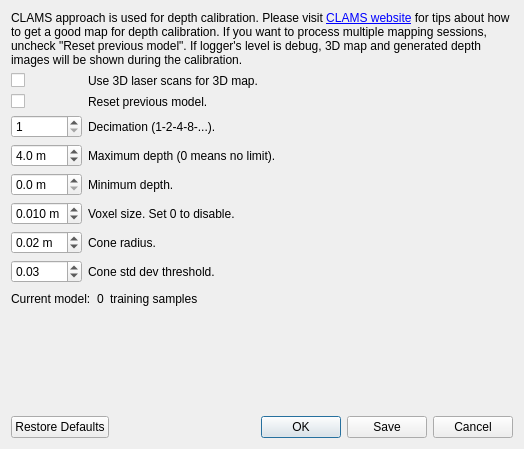
<?xml version="1.0" encoding="UTF-8"?>
<ui version="4.0">
 <class>DepthCalibrationDialog</class>
 <widget class="QDialog" name="DepthCalibrationDialog">
  <property name="geometry">
   <rect>
    <x>0</x>
    <y>0</y>
    <width>524</width>
    <height>449</height>
   </rect>
  </property>
  <property name="windowTitle">
   <string>Depth Calibration</string>
  </property>
  <layout class="QVBoxLayout" name="verticalLayout">
   <item>
    <widget class="QLabel" name="label_111">
     <property name="text">
      <string>&lt;html&gt;&lt;head/&gt;&lt;body&gt;&lt;p&gt;CLAMS approach is used for depth calibration. Please visit &lt;a href=&quot;http://www.alexteichman.com/octo/clams/&quot;&gt;&lt;span style=&quot; text-decoration: underline; color:#0000ff;&quot;&gt;CLAMS website&lt;/span&gt;&lt;/a&gt; for tips about how to get a good map for depth calibration. If you want to process multiple mapping sessions, uncheck &amp;quot;Reset previous model&amp;quot;. If logger's level is debug, 3D map and generated depth images will be shown during the calibration.&lt;/p&gt;&lt;/body&gt;&lt;/html&gt;</string>
     </property>
     <property name="textFormat">
      <enum>Qt::RichText</enum>
     </property>
     <property name="wordWrap">
      <bool>true</bool>
     </property>
    </widget>
   </item>
   <item>
    <layout class="QGridLayout" name="gridLayout" columnstretch="0,1">
     <item row="5" column="0">
      <widget class="QDoubleSpinBox" name="doubleSpinBox_minDepth">
       <property name="suffix">
        <string> m</string>
       </property>
       <property name="decimals">
        <number>1</number>
       </property>
       <property name="maximum">
        <double>100.000000000000000</double>
       </property>
       <property name="singleStep">
        <double>0.100000000000000</double>
       </property>
       <property name="value">
        <double>0.000000000000000</double>
       </property>
      </widget>
     </item>
     <item row="6" column="1">
      <widget class="QLabel" name="label_voxel">
       <property name="text">
        <string>Voxel size. Set 0 to disable.</string>
       </property>
       <property name="wordWrap">
        <bool>true</bool>
       </property>
      </widget>
     </item>
     <item row="6" column="0">
      <widget class="QDoubleSpinBox" name="doubleSpinBox_voxelSize">
       <property name="suffix">
        <string> m</string>
       </property>
       <property name="decimals">
        <number>3</number>
       </property>
       <property name="maximum">
        <double>1.000000000000000</double>
       </property>
       <property name="singleStep">
        <double>0.010000000000000</double>
       </property>
       <property name="value">
        <double>0.010000000000000</double>
       </property>
      </widget>
     </item>
     <item row="7" column="0">
      <widget class="QDoubleSpinBox" name="doubleSpinBox_coneRadius">
       <property name="suffix">
        <string> m</string>
       </property>
       <property name="decimals">
        <number>2</number>
       </property>
       <property name="minimum">
        <double>0.010000000000000</double>
       </property>
       <property name="maximum">
        <double>1.000000000000000</double>
       </property>
       <property name="singleStep">
        <double>0.010000000000000</double>
       </property>
       <property name="value">
        <double>0.020000000000000</double>
       </property>
      </widget>
     </item>
     <item row="0" column="0">
      <widget class="QCheckBox" name="checkBox_laserScan">
       <property name="text">
        <string/>
       </property>
      </widget>
     </item>
     <item row="4" column="1">
      <widget class="QLabel" name="label_132">
       <property name="text">
        <string>Maximum depth (0 means no limit).</string>
       </property>
       <property name="wordWrap">
        <bool>true</bool>
       </property>
      </widget>
     </item>
     <item row="4" column="0">
      <widget class="QDoubleSpinBox" name="doubleSpinBox_maxDepth">
       <property name="suffix">
        <string> m</string>
       </property>
       <property name="decimals">
        <number>1</number>
       </property>
       <property name="maximum">
        <double>100.000000000000000</double>
       </property>
       <property name="singleStep">
        <double>0.100000000000000</double>
       </property>
       <property name="value">
        <double>4.000000000000000</double>
       </property>
      </widget>
     </item>
     <item row="5" column="1">
      <widget class="QLabel" name="label_133">
       <property name="text">
        <string>Minimum depth.</string>
       </property>
       <property name="wordWrap">
        <bool>true</bool>
       </property>
      </widget>
     </item>
     <item row="7" column="1">
      <widget class="QLabel" name="label_voxel_2">
       <property name="text">
        <string>Cone radius.</string>
       </property>
       <property name="wordWrap">
        <bool>true</bool>
       </property>
      </widget>
     </item>
     <item row="8" column="1">
      <widget class="QLabel" name="label_voxel_3">
       <property name="text">
        <string>Cone std dev threshold.</string>
       </property>
       <property name="wordWrap">
        <bool>true</bool>
       </property>
      </widget>
     </item>
     <item row="8" column="0">
      <widget class="QDoubleSpinBox" name="doubleSpinBox_coneStdDevThresh">
       <property name="suffix">
        <string/>
       </property>
       <property name="decimals">
        <number>2</number>
       </property>
       <property name="minimum">
        <double>0.010000000000000</double>
       </property>
       <property name="maximum">
        <double>1.000000000000000</double>
       </property>
       <property name="singleStep">
        <double>0.010000000000000</double>
       </property>
       <property name="value">
        <double>0.030000000000000</double>
       </property>
      </widget>
     </item>
     <item row="1" column="0">
      <widget class="QCheckBox" name="checkBox_resetModel">
       <property name="text">
        <string/>
       </property>
      </widget>
     </item>
     <item row="0" column="1">
      <widget class="QLabel" name="label_110">
       <property name="text">
        <string>Use 3D laser scans for 3D map.</string>
       </property>
       <property name="wordWrap">
        <bool>true</bool>
       </property>
      </widget>
     </item>
     <item row="1" column="1">
      <widget class="QLabel" name="label_109">
       <property name="text">
        <string>Reset previous model.</string>
       </property>
       <property name="wordWrap">
        <bool>true</bool>
       </property>
      </widget>
     </item>
     <item row="3" column="1">
      <widget class="QLabel" name="label_108">
       <property name="text">
        <string>Decimation (1-2-4-8-...).</string>
       </property>
       <property name="wordWrap">
        <bool>true</bool>
       </property>
      </widget>
     </item>
     <item row="3" column="0">
      <widget class="QSpinBox" name="spinBox_decimation">
       <property name="minimum">
        <number>1</number>
       </property>
       <property name="maximum">
        <number>32</number>
       </property>
       <property name="value">
        <number>1</number>
       </property>
      </widget>
     </item>
    </layout>
   </item>
   <item>
    <layout class="QHBoxLayout" name="horizontalLayout">
     <item>
      <widget class="QLabel" name="label_112">
       <property name="text">
        <string>Current model:</string>
       </property>
       <property name="wordWrap">
        <bool>true</bool>
       </property>
      </widget>
     </item>
     <item>
      <widget class="QLabel" name="label_trainingSamples">
       <property name="text">
        <string>0</string>
       </property>
       <property name="wordWrap">
        <bool>true</bool>
       </property>
      </widget>
     </item>
     <item>
      <widget class="QLabel" name="label_114">
       <property name="text">
        <string>training samples</string>
       </property>
       <property name="wordWrap">
        <bool>true</bool>
       </property>
      </widget>
     </item>
     <item>
      <spacer name="horizontalSpacer">
       <property name="orientation">
        <enum>Qt::Horizontal</enum>
       </property>
       <property name="sizeHint" stdset="0">
        <size>
         <width>40</width>
         <height>20</height>
        </size>
       </property>
      </spacer>
     </item>
    </layout>
   </item>
   <item>
    <spacer name="verticalSpacer">
     <property name="orientation">
      <enum>Qt::Vertical</enum>
     </property>
     <property name="sizeHint" stdset="0">
      <size>
       <width>20</width>
       <height>40</height>
      </size>
     </property>
    </spacer>
   </item>
   <item>
    <widget class="QDialogButtonBox" name="buttonBox">
     <property name="orientation">
      <enum>Qt::Horizontal</enum>
     </property>
     <property name="standardButtons">
      <set>QDialogButtonBox::Cancel|QDialogButtonBox::Ok|QDialogButtonBox::RestoreDefaults|QDialogButtonBox::Save</set>
     </property>
    </widget>
   </item>
  </layout>
 </widget>
 <resources/>
 <connections>
  <connection>
   <sender>buttonBox</sender>
   <signal>rejected()</signal>
   <receiver>DepthCalibrationDialog</receiver>
   <slot>reject()</slot>
   <hints>
    <hint type="sourcelabel">
     <x>316</x>
     <y>260</y>
    </hint>
    <hint type="destinationlabel">
     <x>286</x>
     <y>274</y>
    </hint>
   </hints>
  </connection>
 </connections>
</ui>
